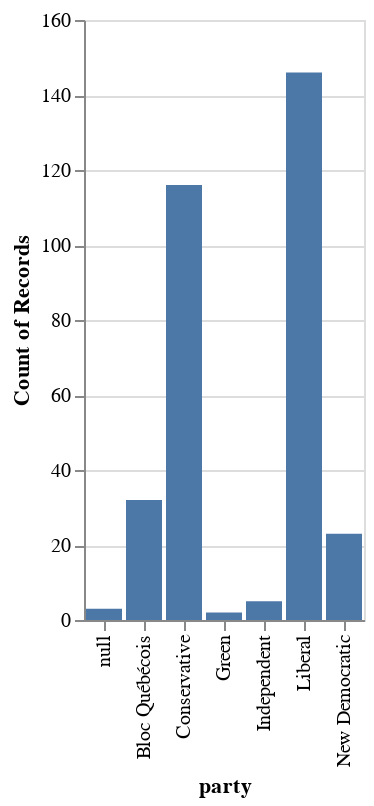

Source (notebook cell):
### Code cell
import altair as alt
alt.Chart(df).mark_bar().encode(
 x = alt.X("party"),
y = "count()",
)

### Figure 1 — Vega-Lite specification as saved in the notebook (floating-point values rounded to 4 significant figures; data arrays with more than 128 entries replaced by an {"elided": "..."} marker saying what was removed)
{"config": {"view": {"continuousWidth": 400, "continuousHeight": 300}}, "data": {"name": "data-84b62a7c2f5a10624eb7003496d10b68"}, "mark": "bar", "encoding": {"x": {"type": "nominal", "field": "party"}, "y": {"type": "quantitative", "aggregate": "count"}}, "$schema": "https://vega.github.io/schema/vega-lite/v4.8.1.json", "datasets": {"data-84b62a7c2f5a10624eb7003496d10b68": {"elided": "327 records"}}}
